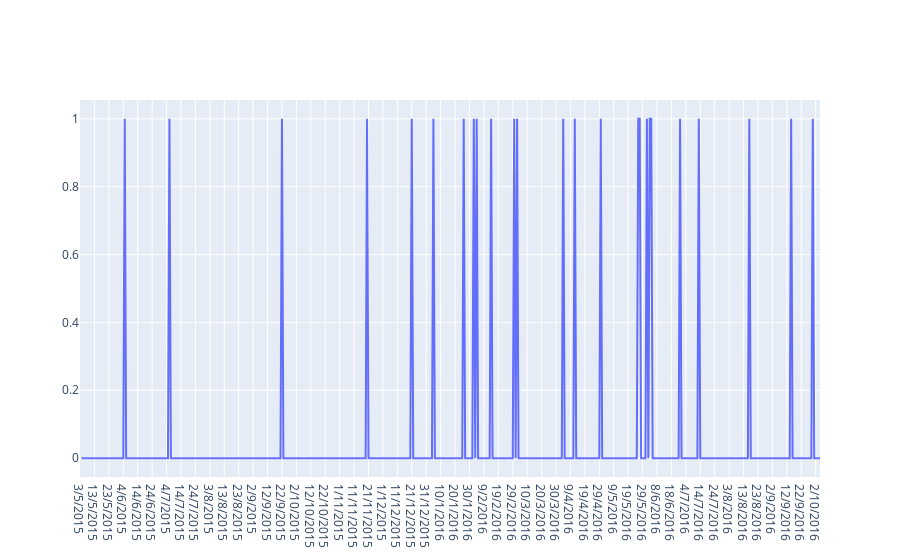

Write notebook code for a chart like this one.
### Code cell
from datetime import datetime
data = [go.Scatter(x=train.date, y=train['label'])]

py.iplot(data, filename = 'time-series-simple')

### Figure 1 — Plotly figure (JSON) as saved in the notebook; plotly's stock layout.template omitted (floating-point values rounded to 4 significant figures; data arrays with more than 128 entries replaced by an {"elided": "..."} marker saying what was removed)
{"data": [{"type": "scatter", "x": {"elided": "672 str values"}, "y": {"elided": "672 int values"}}], "layout": {}}
